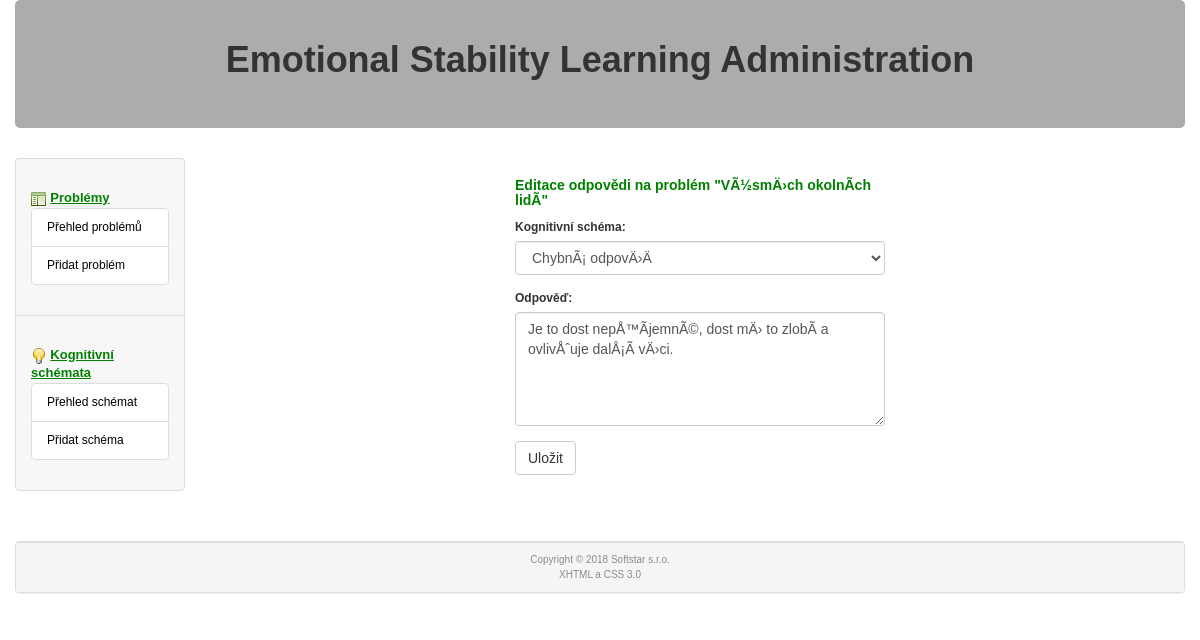
The page /administrace/?odpovedi=2&idp=1&idks=1 on the database as committed earlier.
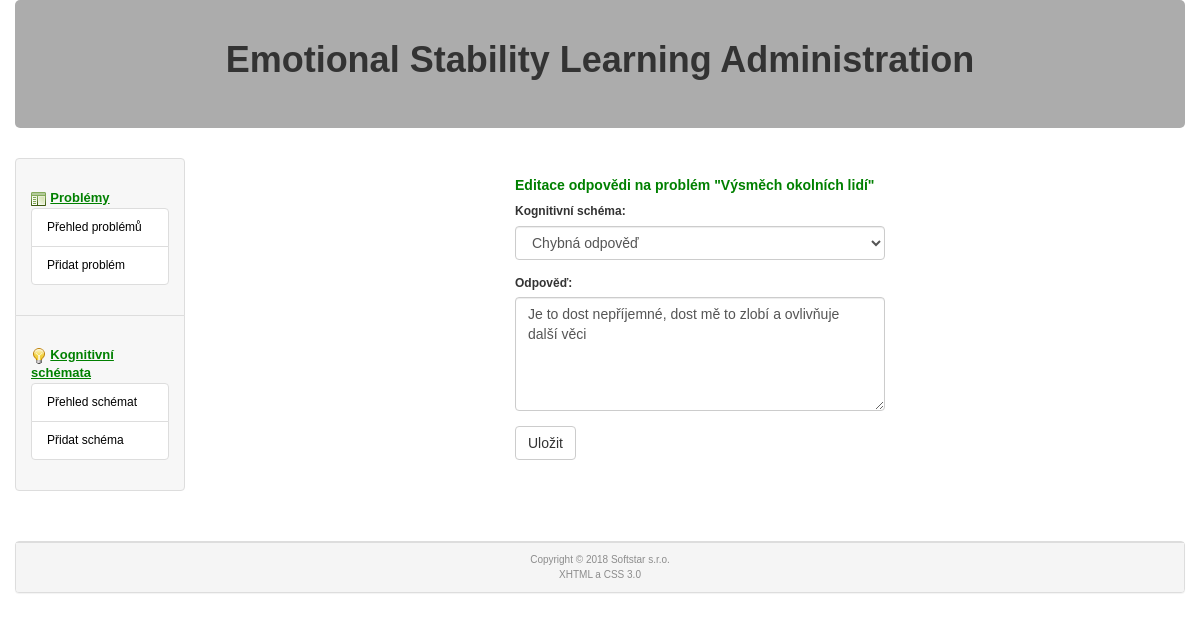
The same page on the database as committed later.
### tables this page shows
CREATE TABLE `odpoved` (
  `id_problemu` int(11) NOT NULL,
  `id_kog_schematu` int(11) NOT NULL,
  `odpoved` text NOT NULL,
  `smazano` int(1) NOT NULL DEFAULT '0'
);

CREATE TABLE `problem` (
  `id` int(11) NOT NULL,
  `nazev` varchar(60) NOT NULL,
  `popis` text,
  `smazano` int(1) NOT NULL DEFAULT '0'
);

### www/administrace/index.php (called while the page is built, shortened)
<?php
  $router = new RouterController();
  $router->setView();
  $router->showView();
?>

### www/administrace/models/model.php (called while the page is built, shortened)
<?php
  class model
  {
    private $db, $sever_name;
    function __construct()
    {
      $this->db = new cdb();
    }
    function __destruct()
    {
      $this->db->closedb();
    }
    function selectAll($table)
    {
      $query = "select * from $table where smazano='0';";
      $this->db->query($query);
      $i = 0;
      while ($item=$this->db->get_array())
      {
       if (!empty($item))
        {
          $arr[$i] = $item;
          $i++;
        }
      }
      return $arr;
    }
    function selectArray(array $tables, array $collums, array $keys)
    {
      $query = "select ";
      $i = 0;
      foreach($collums as $collum)
      {
        if ($i)
        {
          $query .= ", $collum";
        }
        else
        {
          $query .= "$collum";
          $i = 1;
        }
      }
      $query .= " from ";
      $i = 0;
      foreach($tables as $table)
      {
        if ($i)
        {
          $query .= ", $table";
        }
        else
        {
          $query .= "$table";
          $i = 1;
        }
      }
      $query .= " where";
      $i = 0;
      foreach($keys as $name => $value)
      {
        if ($i)
        {
          $query .= " and $name=$value";
        }
        else
        {
          $query .= " $name=$value";
          $i = 1;
        }
      }
      $query .= ";";
      $this->db->query($query);
      $i = 0;
      while ($item=$this->db->get_array())
      {
        if (!empty($item))
        {
          $arr[$i] = $item;
          $i++;
        }
      }
      return $arr;
    }
  }
?>

### www/administrace/cfg/sql.php (called while the page is built)
<?php
  $this->server='localhost';
  $this->user='emotions';
  $this->password='emotions';
  $this->db_name='emotions';
?>

### www/administrace/models/cdb.php (called while the page is built, shortened)
<?php
class cdb {
  private $data, $querystring, $error, $conn;
  public $server, $user, $password, $db_name;
  function __construct()
  {
    require("./cfg/sql.php");
    $this->conn = null;
  }
  function connect() {
    $options=array(
      PDO::ATTR_ERRMODE => PDO::ERRMODE_EXCEPTION,
      PDO::MYSQL_ATTR_INIT_COMMAND => "SET NAMES utf8"
      );
    try {
            $this->conn = @new PDO("mysql:host=".$this->server.";dbname=".$this->db_name, $this->user, $this->password, $options);
    } catch (PDOException $e) {
        echo 'Connection failed: ' . $e->getMessage();
    }
    return(1);
  }
  function query($dotaz) {
    $this->data=$this->conn->prepare($dotaz);
    $parameters = array();
    try {
            $this->data->execute($parameters);
    } catch (PDOException $e) {
        echo 'Execution of query failed: ' . $e->getMessage();
        $this->data=null;
    }
    if ($this->data) { return 1; }
    else  {return 0;}
  }
  function get_array() {
    $arr = $this->data->fetch(PDO::FETCH_ASSOC);
    if ($this->data) {return ($arr); }
    else { return 0; }
  }
  function closedb() {
    $this->conn = null;
  }
};
?>

### www/administrace/controllers/AnswerEditController.php (called while the page is built, shortened)
<?php
class AnswerEditController extends Controller
{
  public function setView()
  {
    $model = new model();
    if ($model->ifconnected())
    {
      $answr = $model->selectArray(array("odpoved", 'problem'), array('odpoved', 'nazev', 'id_problemu', 'id_kog_schematu',) , array('problem.id' => $this->post_get('idp'), 'id_problemu' => $this->post_get('idp'), 'id_kog_schematu' => $this->post_get('idks'), 'odpoved.smazano' => 0));
      $answer = $answr[0];
      $kschemas = $model->selectAll("kognitivni_schema");
    }
    else
    {
      $this->view = 'error';
    }
  }
}

### www/administrace/controllers/RouterController.php (called while the page is built, shortened)
<?php
class RouterController extends Controller
{
  protected $controller;
  public function setView()
  {
    $this->controller->setView();
  }
    private function setViewAnswer()
    {
      if ($this->post_get('odpovedi')==1)
      {
        $this->controller = new AnswerOverviewController();
      }
      elseif ($this->post_get('odpovedi')==2)
      {
        if ($this->post_get('idp')&&$this->post_get('idks'))
        {
        $this->controller = new AnswerEditController();
        }
        elseif (($this->post_get('idp'))&&(!($this->post_get('idks'))))
        {
          $this->controller = new AnswerNewController();
        }
      }
      elseif ($this->post_get('odpovedi')==3)
      {
        $model = new model();
        $model->update('odpoved', array('id_problemu' => htmlspecialchars($this->post_get('idp'), ENT_QUOTES), 'id_kog_schematu' => htmlspecialchars($this->post_get('idks'), ENT_QUOTES)), array('smazano' => 1));
        $this->redirect("?odpovedi=1&idp=".$this->post_get('idp'));
      }
    }
  }
?>

### www/administrace/views/answerEdit.phtml (the view, shortened to what the changed rows need)
<div class="col-sm-3"></div>
<div class="col-sm-4">
<h4>Editace odpovědi na problém "<?php echo($answer['nazev']); ?>"</h4>
  <form method="post" action="./">
    <div class="form-group">
      <label for="idks">Kognitivní schéma:</label>
      <select class="form-control" id="idks" name="idks">
      <?php
        foreach($kschemas as $kschema)
        {
          if ($kschema['id'] == $this->post_get('idks')) { echo("                  <option value=\"".$kschema['id']."\" selected=\"selected\" >".$kschema['nazev']."</option>\n"); }
          else { echo("                  <option value=\"".$kschema['id']."\" >".$kschema['nazev']."</option>\n"); }
        }
      ?>
    </select>
    </div>
    <div class="form-group">
      <label for="nazev">Odpověď:</label>
      <textarea class="form-control" rows="5" id="nazev" name="nazev"><?php echo($answer['odpoved']); ?></textarea>
    </div>
    <button type="submit" name="odpovedi" class="btn btn-default" value="Uložit">Uložit</button>
  </form>
</div>
<div class="col-sm-3"></div>

Rows that differ between the two databases and show on the page:
changed odpoved: problem.nazev "VÃ½smÄ›ch okolnÃ­ch lidÃ­" → "Výsměch okolních lidí"; nazev "Je to dost nepÅ™Ã­jemnÃ©, dost mÄ› to zlobÃ­ a ovlivÅˆuje dalÅ¡Ã­ vÄ›ci." → "Je to dost nepříjemné, dost mě to zlobí a ovlivňuje další věci"
Other text that changed with them:
form field idks: "ChybnÃ¡ odpovÄ›Ä" → "Chybná odpověď"
